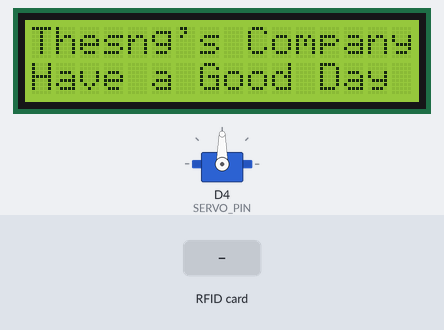
Bench run of a sketch on a simulated ESP8266 (NodeMCU). Shown: 16×2 character LCD, servo. Inputs (shaded band) come from the test bench. WiFi joins after 1.5 s; servers stay silent unless stated; network time is answered at once with the bench clock; uploads are accepted with an empty reply; the local clock reads 2024-03-15 10:24:30 at power-on unless the sketch sets it; what the sketch prints to the serial monitor is not drawn.

Above: at 2.8 s.
2.9 s: RFID card 5E 7A 19 C4 held to the reader
At 3.3 s:
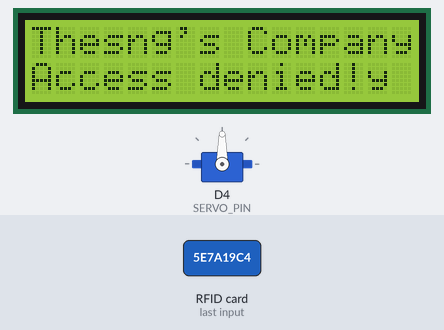
At 5.7 s:
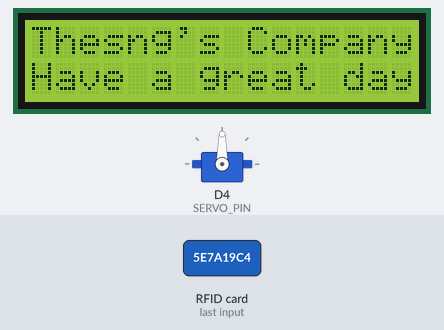
5.9 s: RFID card 93 9A 60 16 held to the reader
At 6.8 s:
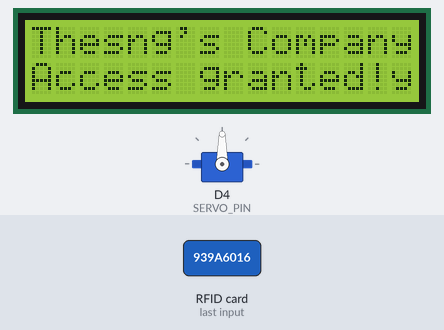
Timing chart, 0 to 12.4 s (numbered marks = the images above; inputs shaded):
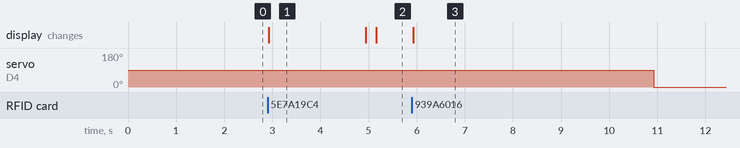

Measured:
- after the input at 2.9 s, the display: changes at once (image 1)
- after the input at 5.9 s, servo on D4 (SERVO_PIN): 90° → 0° after 5.0 s; the display: changes at once (image 3)
- what the display in image 1 shows lasts 2.0 s, from 2.9 s to 4.9 s

The sketch:

EmployeeAttendance.ino
```cpp
// (licence header left out)
#include <Wire.h>
#include <LiquidCrystal_I2C.h>
#include <SPI.h>
#include <MFRC522.h>
#include <Servo.h>
#include <ESP8266HTTPClient.h>
#include <ESP8266WebServer.h>
#include <ESP8266WiFi.h>
#include <WiFiUdp.h>
#include <NTPClient.h>
#include <ESP8266mDNS.h>
#include <ArduinoHttpClient.h>
#include <SoftwareSerial.h>
#include <TimeLib.h>
#include <ArduinoJson.h>

// RFID pins
#define RST_PIN         D3   // GPIO0
#define SS_PIN          D8   // GPIO15

// LCD pins
#define LCD_ADDR 0x27
#define LCD_COLS 16
#define LCD_ROWS 2

// Servo pin
#define SERVO_PIN       D4   // GPIO4

// Wi-Fi credentials
const char* ssid = "HSU_Students";
const char* password = "dhhs12cnvch";

// Địa chỉ IP và cổng của máy chủ API
const char* serverIP = "10.106.21.192";
const int serverPort = 80;
const char* apiControl = "http://10.106.21.192:5000/display-text";

// API endpoint
const char* apiEndpoint = "http://10.106.21.192:4000/attendance";
ESP8266WebServer server(80);
// Define NTP Server
const char* ntpServerName = "pool.ntp.org";

// Define time zone
const long utcOffsetInSeconds = 7*3600; // UTC

WiFiClient client;
// Define NTP Client
WiFiUDP ntpUDP;
NTPClient timeClient(ntpUDP, ntpServerName, utcOffsetInSeconds);

// Create MFRC522 instance
MFRC522 mfrc522(SS_PIN, RST_PIN);

// Create LCD instance
LiquidCrystal_I2C lcd(LCD_ADDR, LCD_COLS, LCD_ROWS);

// Define allowed UID tag
byte allowedUID[] = {0x93, 0x9A, 0x60, 0x16};

// Create Servo instance
Servo myServo;

HTTPClient http;

String RFID_Code = "";


void setup() {
  Serial.begin(9600);
  SPI.begin();
  mfrc522.PCD_Init();
  lcd.init();
  lcd.backlight();
  lcd.setCursor(0, 0);
  lcd.print("Thesng's Company");
  lcd.setCursor(0, 1);
  lcd.print("Have a Good Day");

  // Attach servo to pin
  myServo.attach(SERVO_PIN);

  // Connect to Wi-Fi
  WiFi.begin(ssid, password);
  while (WiFi.status() != WL_CONNECTED) {
    delay(500);
    Serial.print(".");
  }
  Serial.println("WiFi connected!!!");
  server.on("/", HTTP_POST, handleOnConnect); // Handle POST requests
  server.enableCORS(true);
  server.begin();
}

void handleOnConnect() {
  server.send(200, "text/html", "ok");
}

void loop() {
  timeClient.update();
  if (mfrc522.PICC_IsNewCardPresent()) {
    if (mfrc522.PICC_ReadCardSerial()) {
      // Check if the read UID matches the allowed UID
      boolean accessAllowed = true;
      for (byte i = 0; i < mfrc522.uid.size; i++) {
        if (mfrc522.uid.uidByte[i] != allowedUID[i]) {
          accessAllowed = false;
          break;
        }
      }
      String RFID_Code = "";
// Print UID on serial monitor
      Serial.print("UID tag :");
      for (byte i = 0; i < mfrc522.uid.size; i++) {
          Serial.print(mfrc522.uid.uidByte[i] < 0x10 ? "0" : "");
          String hexByte = String(mfrc522.uid.uidByte[i], HEX); // Tạo chuỗi HEX tạm thời
          RFID_Code += hexByte; // Nối chuỗi HEX vào RFID_Code
      }
      RFID_Code.toUpperCase(); // Chuyển đổi thành chữ cái in hoa
      Serial.print(RFID_Code); // In giá trị RFID_Code đã được chuyển đổi

      // Display access result on LCD
      lcd.setCursor(0, 1);
      if (accessAllowed) {
        lcd.print("Access granted!");
        // Open the door (rotate servo to 180 degrees)
        myServo.write(90);
        delay(5000); // Wait for 5 seconds
        // Close the door (rotate servo back to initial position)
        myServo.write(0);
        // Gọi hàm sendAttendanceToAPI để gửi dữ liệu đến API
        // Get current time

        // Lấy thời gian hiện tại dưới dạng chuỗi
        String currentTime = timeClient.getFormattedTime();

        // Tạo chuỗi ngày tháng năm hiện tại
        String currentDate = "2024-02-24";
        Serial.println();
        Serial.println("Current time: " + currentTime);
        Serial.println("Current date: " + currentDate);
        sendAttendanceToAPI(RFID_Code, currentDate, currentTime);
      } else {
        lcd.print("Access denied!");
      }

      delay(2000); // Delay to show the result on LCD

      // Clear the current message
      lcd.setCursor(0, 1);
      lcd.print("               "); // Print empty spaces to clear the line
      fetchDataFromApi();

      // Prompt for scanning RFID again
      lcd.setCursor(0, 1);
      lcd.print("Have a great day");
    }
  }


}

void sendAttendanceToAPI(String RFID_Code, String currentDate, String currentTime) {
  // Tạo document JSON
  http.begin(client, apiEndpoint);
  const int capacity = JSON_OBJECT_SIZE(2000);
  StaticJsonDocument<capacity> jsonDocument;
  jsonDocument["RFID_Code"] = RFID_Code;
  jsonDocument["Date"] = currentDate;
  jsonDocument["checkInTime"] = currentTime;
  char output[2048];
  // Chuyển đổi JSON thành chuỗi
  serializeJson(jsonDocument, output);

  // Gửi dữ liệu đến API
  Serial.println("Sending data to API:");

  // Gửi HTTP POST request đến API
  http.addHeader("Content-Type", "application/json");
  int httpResponseCode = http.POST(output);

  if (httpResponseCode > 0) {
    Serial.printf("[HTTP] POST request sent, response code: %d\n", httpResponseCode);
  } else {
    Serial.printf("[HTTP] POST request failed, error: %s\n", http.errorToString(httpResponseCode).c_str());
  }

  // Kết thúc kết nối
  http.end();
}

void fetchDataFromApi() {
  http.begin(client, apiControl);
  // Gửi yêu cầu GET tới API server
  int httpCode = http.GET();

  // Kiểm tra kết quả của yêu cầu GET
  if (httpCode > 0) { // Nếu nhận được phản hồi
    String payload = http.getString(); // Lấy nội dung của phản hồi

    // Phân tích dữ liệu JSON từ phản hồi
    StaticJsonDocument<2000> doc;
    DeserializationError error = deserializeJson(doc, payload.c_str());

    // Kiểm tra lỗi trong quá trình phân tích JSON
    if (error) {
      Serial.print("Error parsing JSON: ");
      Serial.println(error.c_str());
      return;
    }

    // Trích xuất dữ liệu text từ phản hồi JSON
    const char* lastReceivedText = doc["lastReceivedText"];
    Serial.print("Last received text: ");
    Serial.println(lastReceivedText);

    // Hiển thị text lên LCD
    lcd.setCursor(0, 1);
    lcd.print(lastReceivedText);
    delay(3000);
    lcd.setCursor(0, 1);
    lcd.print("Thesng's Company");
  } else {
    Serial.print("HTTP GET request failed, error code: ");
    Serial.println(httpCode);
  }

  // Đóng kết nối HTTP
  http.end();
}
```
